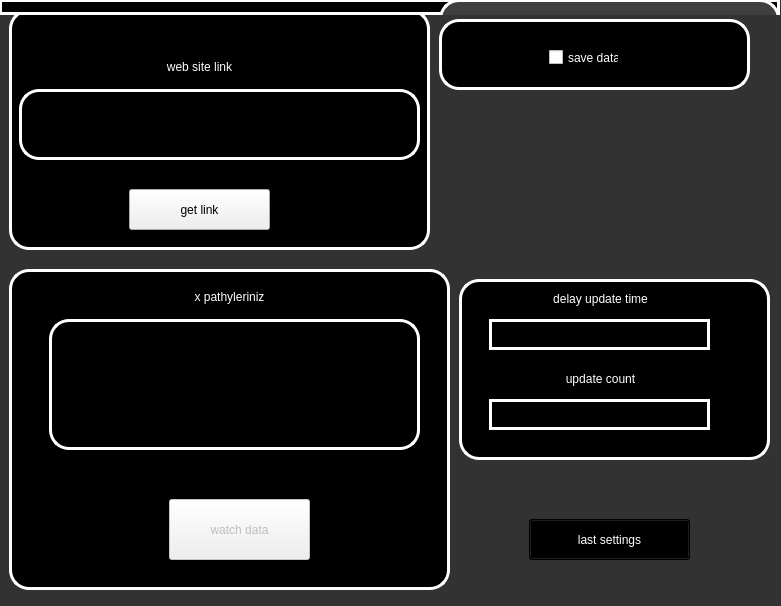
<?xml version="1.0" encoding="UTF-8"?>
<ui version="4.0">
 <class>MainWindow</class>
 <widget class="QMainWindow" name="MainWindow">
  <property name="geometry">
   <rect>
    <x>0</x>
    <y>0</y>
    <width>781</width>
    <height>606</height>
   </rect>
  </property>
  <property name="windowTitle">
   <string>MainWindow</string>
  </property>
  <property name="styleSheet">
   <string notr="true">QLabel{
color:white;
border:0px solid white;
}</string>
  </property>
  <widget class="QWidget" name="centralwidget">
   <widget class="QFrame" name="frame">
    <property name="geometry">
     <rect>
      <x>-1</x>
      <y>-101</y>
      <width>821</width>
      <height>711</height>
     </rect>
    </property>
    <property name="styleSheet">
     <string notr="true">QFrame{

	background-color: rgb(50, 50, 50);
}</string>
    </property>
    <property name="frameShape">
     <enum>QFrame::StyledPanel</enum>
    </property>
    <property name="frameShadow">
     <enum>QFrame::Raised</enum>
    </property>
    <widget class="QFrame" name="frame_watch_data">
     <property name="geometry">
      <rect>
       <x>10</x>
       <y>370</y>
       <width>441</width>
       <height>321</height>
      </rect>
     </property>
     <property name="styleSheet">
      <string notr="true">QFrame{
background-color: rgb(0, 0, 0);
border:3px solid white;
border-radius:20px;
}</string>
     </property>
     <property name="frameShape">
      <enum>QFrame::StyledPanel</enum>
     </property>
     <property name="frameShadow">
      <enum>QFrame::Raised</enum>
     </property>
     <widget class="QLabel" name="label_5">
      <property name="enabled">
       <bool>false</bool>
      </property>
      <property name="geometry">
       <rect>
        <x>140</x>
        <y>20</y>
        <width>161</width>
        <height>16</height>
       </rect>
      </property>
      <property name="styleSheet">
       <string notr="true">QLabel{
color:white;
border:0px solid white;
}</string>
      </property>
      <property name="text">
       <string>x pathyleriniz</string>
      </property>
      <property name="alignment">
       <set>Qt::AlignCenter</set>
      </property>
     </widget>
     <widget class="QTextEdit" name="textEdit">
      <property name="enabled">
       <bool>false</bool>
      </property>
      <property name="geometry">
       <rect>
        <x>40</x>
        <y>50</y>
        <width>371</width>
        <height>131</height>
       </rect>
      </property>
      <property name="font">
       <font>
        <pointsize>15</pointsize>
       </font>
      </property>
      <property name="styleSheet">
       <string notr="true">QTextEdit{
color:white;

}</string>
      </property>
     </widget>
     <widget class="QPushButton" name="pushButton">
      <property name="enabled">
       <bool>false</bool>
      </property>
      <property name="geometry">
       <rect>
        <x>160</x>
        <y>230</y>
        <width>141</width>
        <height>61</height>
       </rect>
      </property>
      <property name="styleSheet">
       <string notr="true">QLabel{
color:white;
border:0px solid white;
}</string>
      </property>
      <property name="text">
       <string>watch data</string>
      </property>
     </widget>
    </widget>
    <widget class="QFrame" name="frame_tim">
     <property name="geometry">
      <rect>
       <x>460</x>
       <y>380</y>
       <width>311</width>
       <height>181</height>
      </rect>
     </property>
     <property name="styleSheet">
      <string notr="true">QFrame{
background-color: rgb(0, 0, 0);
border:3px solid white;
border-radius:20px;
}</string>
     </property>
     <property name="frameShape">
      <enum>QFrame::StyledPanel</enum>
     </property>
     <property name="frameShadow">
      <enum>QFrame::Raised</enum>
     </property>
     <widget class="QTextEdit" name="textEdit_3">
      <property name="geometry">
       <rect>
        <x>30</x>
        <y>40</y>
        <width>221</width>
        <height>31</height>
       </rect>
      </property>
      <property name="styleSheet">
       <string notr="true">QTextEdit{
color:white;
border-radius:20px;
}</string>
      </property>
     </widget>
     <widget class="QLabel" name="label_6">
      <property name="geometry">
       <rect>
        <x>46</x>
        <y>10</y>
        <width>191</width>
        <height>20</height>
       </rect>
      </property>
      <property name="styleSheet">
       <string notr="true">QLabel{
color:white;
border:0px solid white;
}</string>
      </property>
      <property name="text">
       <string>delay update time</string>
      </property>
      <property name="alignment">
       <set>Qt::AlignCenter</set>
      </property>
     </widget>
     <widget class="QTextEdit" name="textEdit_4">
      <property name="geometry">
       <rect>
        <x>30</x>
        <y>120</y>
        <width>221</width>
        <height>31</height>
       </rect>
      </property>
      <property name="styleSheet">
       <string notr="true">QTextEdit{
color:white;
border-radius:20px;
}</string>
      </property>
     </widget>
     <widget class="QLabel" name="label_7">
      <property name="geometry">
       <rect>
        <x>46</x>
        <y>90</y>
        <width>191</width>
        <height>20</height>
       </rect>
      </property>
      <property name="styleSheet">
       <string notr="true">QLabel{
color:white;
border:0px solid white;
}</string>
      </property>
      <property name="text">
       <string>update count</string>
      </property>
      <property name="alignment">
       <set>Qt::AlignCenter</set>
      </property>
     </widget>
    </widget>
    <widget class="QFrame" name="frame_statu_main">
     <property name="geometry">
      <rect>
       <x>0</x>
       <y>100</y>
       <width>781</width>
       <height>16</height>
      </rect>
     </property>
     <property name="toolTipDuration">
      <number>-1</number>
     </property>
     <property name="styleSheet">
      <string notr="true">QFrame{
background-color: rgb(0, 0, 0);
border:3px solid white;
border-radius:20px;

}</string>
     </property>
     <property name="frameShape">
      <enum>QFrame::StyledPanel</enum>
     </property>
     <property name="frameShadow">
      <enum>QFrame::Raised</enum>
     </property>
     <widget class="QLabel" name="label_8">
      <property name="geometry">
       <rect>
        <x>-30</x>
        <y>-50</y>
        <width>351</width>
        <height>31</height>
       </rect>
      </property>
      <property name="text">
       <string>istediniz datanin xpatini asssagiya yapıstırın daha
 fazla x path icin arasina ! koyunuz</string>
      </property>
      <property name="alignment">
       <set>Qt::AlignCenter</set>
      </property>
     </widget>
     <widget class="QFrame" name="frame_2">
      <property name="geometry">
       <rect>
        <x>40</x>
        <y>20</y>
        <width>241</width>
        <height>171</height>
       </rect>
      </property>
      <property name="styleSheet">
       <string notr="true">QFrame{

	
	background-color: rgb(63, 63, 63);

}</string>
      </property>
      <property name="frameShape">
       <enum>QFrame::StyledPanel</enum>
      </property>
      <property name="frameShadow">
       <enum>QFrame::Raised</enum>
      </property>
      <widget class="QLabel" name="label_9">
       <property name="geometry">
        <rect>
         <x>60</x>
         <y>20</y>
         <width>101</width>
         <height>20</height>
        </rect>
       </property>
       <property name="styleSheet">
        <string notr="true">QLabel{

color:white;
border:0px solid white;
}</string>
       </property>
       <property name="text">
        <string>STATUS</string>
       </property>
       <property name="alignment">
        <set>Qt::AlignCenter</set>
       </property>
      </widget>
      <widget class="QLabel" name="label_10">
       <property name="geometry">
        <rect>
         <x>10</x>
         <y>50</y>
         <width>101</width>
         <height>20</height>
        </rect>
       </property>
       <property name="styleSheet">
        <string notr="true">QLabel{

color:white;
border:0px solid white;
}</string>
       </property>
       <property name="text">
        <string>update =</string>
       </property>
       <property name="alignment">
        <set>Qt::AlignCenter</set>
       </property>
      </widget>
      <widget class="QLabel" name="label_11">
       <property name="geometry">
        <rect>
         <x>110</x>
         <y>50</y>
         <width>101</width>
         <height>20</height>
        </rect>
       </property>
       <property name="styleSheet">
        <string notr="true">QLabel{

color:white;
border:0px solid white;
}</string>
       </property>
       <property name="text">
        <string>0</string>
       </property>
       <property name="alignment">
        <set>Qt::AlignCenter</set>
       </property>
      </widget>
      <widget class="QLabel" name="label_12">
       <property name="geometry">
        <rect>
         <x>110</x>
         <y>100</y>
         <width>101</width>
         <height>20</height>
        </rect>
       </property>
       <property name="styleSheet">
        <string notr="true">QLabel{

color:white;
border:0px solid white;
}</string>
       </property>
       <property name="text">
        <string>0</string>
       </property>
       <property name="alignment">
        <set>Qt::AlignCenter</set>
       </property>
      </widget>
      <widget class="QLabel" name="label_13">
       <property name="geometry">
        <rect>
         <x>10</x>
         <y>100</y>
         <width>101</width>
         <height>20</height>
        </rect>
       </property>
       <property name="styleSheet">
        <string notr="true">QLabel{

color:white;
border:0px solid white;
}</string>
       </property>
       <property name="text">
        <string>lates time =</string>
       </property>
       <property name="alignment">
        <set>Qt::AlignCenter</set>
       </property>
      </widget>
     </widget>
     <widget class="QFrame" name="frame_3">
      <property name="geometry">
       <rect>
        <x>440</x>
        <y>0</y>
        <width>341</width>
        <height>581</height>
       </rect>
      </property>
      <property name="styleSheet">
       <string notr="true">QFrame{

	
	background-color: rgb(63, 63, 63);

}</string>
      </property>
      <property name="frameShape">
       <enum>QFrame::StyledPanel</enum>
      </property>
      <property name="frameShadow">
       <enum>QFrame::Raised</enum>
      </property>
      <widget class="QLabel" name="label_14">
       <property name="geometry">
        <rect>
         <x>110</x>
         <y>20</y>
         <width>131</width>
         <height>31</height>
        </rect>
       </property>
       <property name="font">
        <font>
         <pointsize>12</pointsize>
        </font>
       </property>
       <property name="styleSheet">
        <string notr="true">QLabel{

color:white;
border:0px solid white;
}</string>
       </property>
       <property name="text">
        <string>CONSOLE</string>
       </property>
       <property name="alignment">
        <set>Qt::AlignCenter</set>
       </property>
      </widget>
      <widget class="QLabel" name="label_15">
       <property name="geometry">
        <rect>
         <x>10</x>
         <y>60</y>
         <width>321</width>
         <height>511</height>
        </rect>
       </property>
       <property name="font">
        <font>
         <pointsize>10</pointsize>
        </font>
       </property>
       <property name="styleSheet">
        <string notr="true">QLabel{

color:white;
border:0px solid white;
}</string>
       </property>
       <property name="text">
        <string>LOG</string>
       </property>
       <property name="alignment">
        <set>Qt::AlignLeading|Qt::AlignLeft|Qt::AlignTop</set>
       </property>
      </widget>
     </widget>
     <widget class="QLabel" name="label_3">
      <property name="geometry">
       <rect>
        <x>230</x>
        <y>560</y>
        <width>181</width>
        <height>31</height>
       </rect>
      </property>
      <property name="styleSheet">
       <string notr="true"/>
      </property>
      <property name="text">
       <string>data watcher run state=</string>
      </property>
     </widget>
     <widget class="QLabel" name="state">
      <property name="geometry">
       <rect>
        <x>350</x>
        <y>560</y>
        <width>61</width>
        <height>31</height>
       </rect>
      </property>
      <property name="styleSheet">
       <string notr="true"/>
      </property>
      <property name="text">
       <string>false</string>
      </property>
     </widget>
     <zorder>label_8</zorder>
     <zorder>frame_3</zorder>
     <zorder>label_3</zorder>
     <zorder>state</zorder>
     <zorder>frame_2</zorder>
    </widget>
    <widget class="QFrame" name="frame_get_Link">
     <property name="geometry">
      <rect>
       <x>10</x>
       <y>110</y>
       <width>421</width>
       <height>241</height>
      </rect>
     </property>
     <property name="styleSheet">
      <string notr="true">QFrame{
background-color: rgb(0, 0, 0);
border:3px solid white;
border-radius:20px;
}</string>
     </property>
     <property name="frameShape">
      <enum>QFrame::StyledPanel</enum>
     </property>
     <property name="frameShadow">
      <enum>QFrame::Raised</enum>
     </property>
     <widget class="QPushButton" name="pushButton_2">
      <property name="geometry">
       <rect>
        <x>120</x>
        <y>180</y>
        <width>141</width>
        <height>41</height>
       </rect>
      </property>
      <property name="text">
       <string>get link</string>
      </property>
     </widget>
     <widget class="QLabel" name="label">
      <property name="geometry">
       <rect>
        <x>-30</x>
        <y>-50</y>
        <width>351</width>
        <height>31</height>
       </rect>
      </property>
      <property name="text">
       <string>istediniz datanin xpatini asssagiya yapıstırın daha
 fazla x path icin arasina ! koyunuz</string>
      </property>
      <property name="alignment">
       <set>Qt::AlignCenter</set>
      </property>
     </widget>
     <widget class="QLabel" name="label_4">
      <property name="geometry">
       <rect>
        <x>110</x>
        <y>50</y>
        <width>161</width>
        <height>16</height>
       </rect>
      </property>
      <property name="styleSheet">
       <string notr="true">QLabel{
color:white;
border:0px solid white;
}</string>
      </property>
      <property name="text">
       <string>web site link</string>
      </property>
      <property name="alignment">
       <set>Qt::AlignCenter</set>
      </property>
     </widget>
     <widget class="QTextEdit" name="textEdit_2">
      <property name="geometry">
       <rect>
        <x>10</x>
        <y>80</y>
        <width>401</width>
        <height>71</height>
       </rect>
      </property>
      <property name="styleSheet">
       <string notr="true">QTextEdit{
color:white;

}</string>
      </property>
     </widget>
    </widget>
    <widget class="QFrame" name="frame_save">
     <property name="geometry">
      <rect>
       <x>440</x>
       <y>120</y>
       <width>311</width>
       <height>71</height>
      </rect>
     </property>
     <property name="styleSheet">
      <string notr="true">QFrame{
background-color: rgb(0, 0, 0);
border:3px solid white;
border-radius:20px;
}</string>
     </property>
     <property name="frameShape">
      <enum>QFrame::StyledPanel</enum>
     </property>
     <property name="frameShadow">
      <enum>QFrame::Raised</enum>
     </property>
     <widget class="QLabel" name="label_2">
      <property name="geometry">
       <rect>
        <x>100</x>
        <y>80</y>
        <width>101</width>
        <height>20</height>
       </rect>
      </property>
      <property name="styleSheet">
       <string notr="true">QLabel{
color:white;
border:0px solid white;
}</string>
      </property>
      <property name="text">
       <string>save file type</string>
      </property>
      <property name="alignment">
       <set>Qt::AlignCenter</set>
      </property>
     </widget>
     <widget class="QCheckBox" name="save_txt">
      <property name="geometry">
       <rect>
        <x>20</x>
        <y>130</y>
        <width>70</width>
        <height>17</height>
       </rect>
      </property>
      <property name="styleSheet">
       <string notr="true">QCheckBox{
color:white;

}</string>
      </property>
      <property name="text">
       <string>.txt</string>
      </property>
      <property name="tristate">
       <bool>false</bool>
      </property>
     </widget>
     <widget class="QCheckBox" name="save_json">
      <property name="geometry">
       <rect>
        <x>190</x>
        <y>130</y>
        <width>70</width>
        <height>17</height>
       </rect>
      </property>
      <property name="styleSheet">
       <string notr="true">QCheckBox{
color:white;

}</string>
      </property>
      <property name="text">
       <string>json</string>
      </property>
     </widget>
     <widget class="QCheckBox" name="save_data">
      <property name="geometry">
       <rect>
        <x>110</x>
        <y>30</y>
        <width>70</width>
        <height>17</height>
       </rect>
      </property>
      <property name="styleSheet">
       <string notr="true">QCheckBox{
color:white;

}</string>
      </property>
      <property name="text">
       <string>save data</string>
      </property>
     </widget>
    </widget>
    <widget class="QPushButton" name="pushButton_3">
     <property name="geometry">
      <rect>
       <x>530</x>
       <y>620</y>
       <width>161</width>
       <height>41</height>
      </rect>
     </property>
     <property name="styleSheet">
      <string notr="true">QPushButton{
background-color: rgb(0, 0, 0);
color:white;
}</string>
     </property>
     <property name="text">
      <string>last settings</string>
     </property>
    </widget>
    <zorder>pushButton_3</zorder>
    <zorder>frame_watch_data</zorder>
    <zorder>frame_tim</zorder>
    <zorder>frame_get_Link</zorder>
    <zorder>frame_save</zorder>
    <zorder>frame_statu_main</zorder>
   </widget>
  </widget>
 </widget>
 <resources/>
 <connections/>
</ui>
